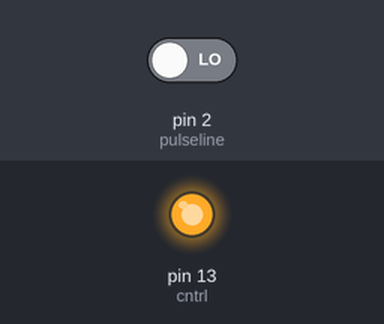
Simulated run of this sketch. Board: Arduino Uno, built with avr-gcc and run on an emulated ATmega328P. Parts: output pins drawn as LEDs (lit = HIGH). The inputs (shaded band) are chosen by the test bench; at power-on: pin 2 (pulseline) LOW. What the sketch prints to the serial monitor is not drawn.

Above: at 1.2 s.
1.3 s: pin 2 (pulseline) driven HIGH
2.8 s: pin 2 (pulseline) driven LOW
Timing chart, 0 to 5.8 s (numbered marks = the images above; inputs shaded):
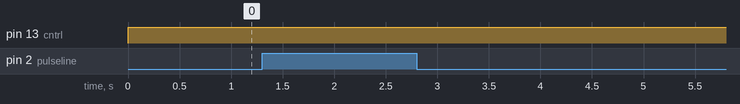

The sketch:

controll.ino
```cpp
const int  pulseline = 2;
const int cntrl = 13;

// Variables will change:
int count = 0;
int presState = 0;
int preState = 0;

void setup() {

  pinMode(pulseline, INPUT);
  pinMode(cntrl, OUTPUT);
  Serial.begin(9600);
}


void loop() {
  presState = digitalRead(pulseline);
  if (presState != preState) {
    if (presState == HIGH) {
      count++;
      Serial.println("on");
      Serial.print("number of button pushes: ");
      Serial.println(count);
    } else {
      Serial.println("off");
    }
    delay(50);
  }
  preState = presState;

  if (count == 20) {
    digitalWrite(cntrl, LOW);
  } else {
    digitalWrite(cntrl, HIGH);
  }

}
```

Measured:
- after the input at 1.3 s, every drawn part: stays the same
- after the input at 2.8 s, every drawn part: stays the same
